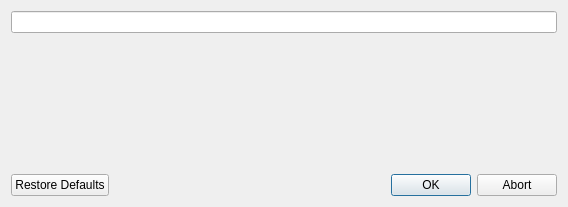
<?xml version="1.0" encoding="UTF-8"?>
<ui version="4.0">
 <class>InputDialog</class>
 <widget class="QDialog" name="InputDialog">
  <property name="geometry">
   <rect>
    <x>0</x>
    <y>0</y>
    <width>568</width>
    <height>207</height>
   </rect>
  </property>
  <property name="windowTitle">
   <string>Dialog</string>
  </property>
  <layout class="QGridLayout" name="gridLayout">
   <item row="2" column="0">
    <widget class="QDialogButtonBox" name="buttonBox">
     <property name="orientation">
      <enum>Qt::Horizontal</enum>
     </property>
     <property name="standardButtons">
      <set>QDialogButtonBox::Abort|QDialogButtonBox::Ok|QDialogButtonBox::RestoreDefaults</set>
     </property>
    </widget>
   </item>
   <item row="1" column="0">
    <widget class="QWidget" name="widget" native="true"/>
   </item>
   <item row="0" column="0">
    <widget class="QLineEdit" name="lineEdit"/>
   </item>
  </layout>
 </widget>
 <resources/>
 <connections>
  <connection>
   <sender>buttonBox</sender>
   <signal>accepted()</signal>
   <receiver>InputDialog</receiver>
   <slot>accept()</slot>
   <hints>
    <hint type="sourcelabel">
     <x>248</x>
     <y>254</y>
    </hint>
    <hint type="destinationlabel">
     <x>157</x>
     <y>274</y>
    </hint>
   </hints>
  </connection>
  <connection>
   <sender>buttonBox</sender>
   <signal>rejected()</signal>
   <receiver>InputDialog</receiver>
   <slot>reject()</slot>
   <hints>
    <hint type="sourcelabel">
     <x>316</x>
     <y>260</y>
    </hint>
    <hint type="destinationlabel">
     <x>286</x>
     <y>274</y>
    </hint>
   </hints>
  </connection>
 </connections>
</ui>
